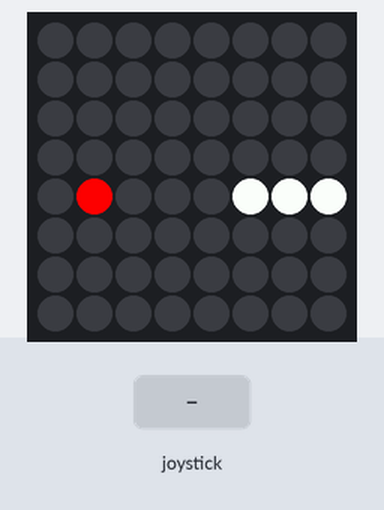
Bench run of a program on a simulated Raspberry Pi (BCM pin numbers) with a Sense HAT. On the bench: the Sense HAT's 8×8 RGB LED matrix. The inputs (shaded band) are chosen by the test bench. Random numbers come from a fixed seed; the 64×8 strip is a reading aid, not a part: it shows the text the matrix is scrolling, unrolled, one strip-width of it at a time. At 15.2 s the program stops and its outputs stay as they are.

Above: at 1.2 s.
1.3 s: joystick pushed up
At 1.8 s:
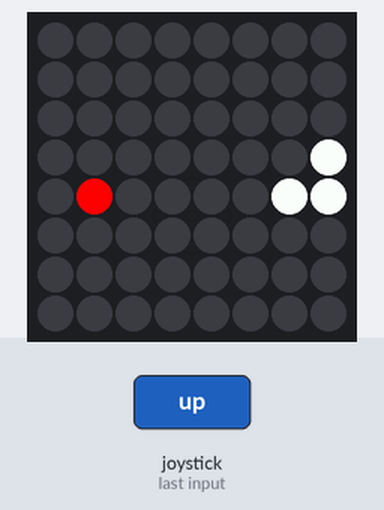
4.3 s: joystick pushed left
At 4.9 s:
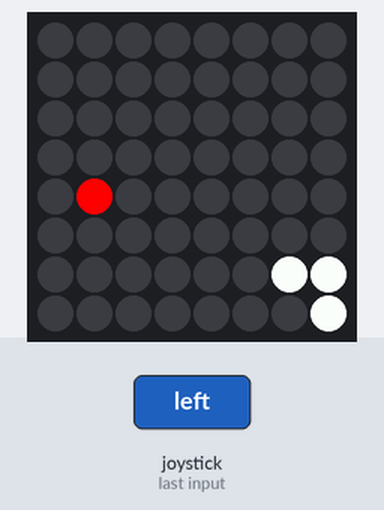
7.3 s: joystick pushed down
At 7.9 s:
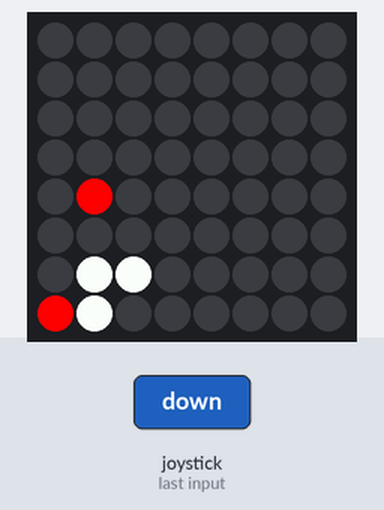
10.3 s: joystick pushed right
At 10.9 s:
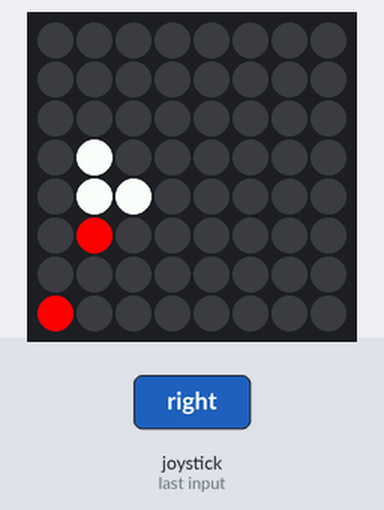
13.3 s: joystick clicked
At 16.4 s:
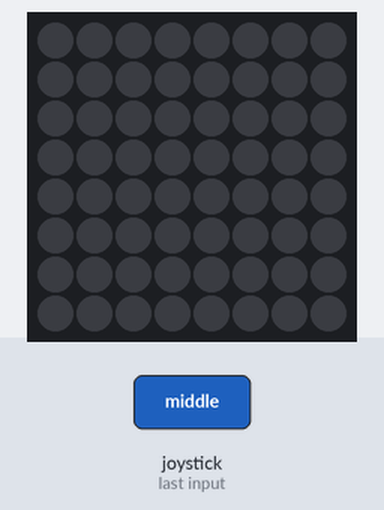
Timing chart, 0 to 16.7 s (numbered marks = the images above; inputs shaded):
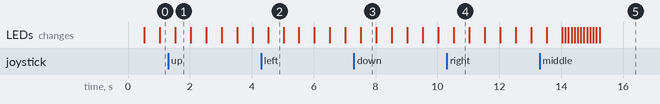

Measured:
- what the display in image 1 shows lasts 0.5 s, from 1.5 s to 2.0 s

The program:

slug-solution.py
```python
from sense_hat import SenseHat
from time import sleep
from random import randint

sense = SenseHat()

# Variables ---------------------------
limace = [[2,4], [3,4], [4,4]]
blanc = (255, 255, 255)
vide = (0, 0, 0)
rouge = (255, 0, 0)
direction = "right"
legumes = []
score = 0
pause = 0.5
mort = False

# Fonctions ---------------------------
def dessiner_limace():
  for segment in limace:
    sense.set_pixel(segment[0], segment[1], blanc)

def deplace():
  global score, pause, mort
  supprimer = True

  # Trouver le dernier et le premier element de la liste limace
  dernier = limace[-1]
  premier = limace[0]
  suivant = list(dernier) # Créer une copie du dernier élément

  # Trouver le pixel suivant dans la direction de deplacement de la limace
  if direction == "right":

    # Se deplacer le long de la colonne
    if dernier[0] + 1 == 8:
      suivant[0] = 0
    else:
      suivant[0] = dernier[0] + 1

  elif direction == "left":

    if dernier[0] - 1 == -1:
      suivant[0] = 7
    else:
      suivant[0] = dernier[0] - 1

  elif direction == "down":

    if dernier[1] + 1 == 8:
      suivant[1] = 0
    else:
      suivant[1] = dernier[1] + 1

  elif direction == "up":

    if dernier[1] - 1 == -1:
      suivant[1] = 7
    else:
      suivant[1] = dernier[1] - 1

  # Suis-je mort ?
  if suivant in limace:
    mort = True

  # Ajouter ce pixel a la fin de la liste limace
  limace.append(suivant)

  # Definir le nouveau pixel sur la couleur de la limace
  sense.set_pixel(suivant[0], suivant[1], blanc)

  if suivant in legumes:
    legumes.remove(suivant)
    score += 1

    if score % 5 == 0:
      supprimer = False
      pause = pause * 0.8

  if supprimer == True:
    # Definir le premier pixel de la liste limace a vide
    sense.set_pixel(premier[0], premier[1], vide)

    # Supprimer le premier pixel de la liste
    limace.remove(premier)


def joystick_mouvement(event):
  global direction
  direction = event.direction

def faire_legumes():
  nouveau = limace[0]
  while nouveau in limace:
    x = randint(0, 7)
    y = randint(0, 7)
    nouveau = [x, y]
  sense.set_pixel(x, y, rouge)
  legumes.append(nouveau)

# Programme principal ------------------------
sense.clear()
dessiner_limace()

sense.stick.direction_any = joystick_mouvement

while not mort:
  deplace()
  sleep(pause)

  # Avoir 20% de chance de faire un legume s'il n'y en a pas beaucoup
  if len(legumes) < 3 and randint(1, 5) > 4:
    faire_legumes()

sense.show_message( str(score) )
```
